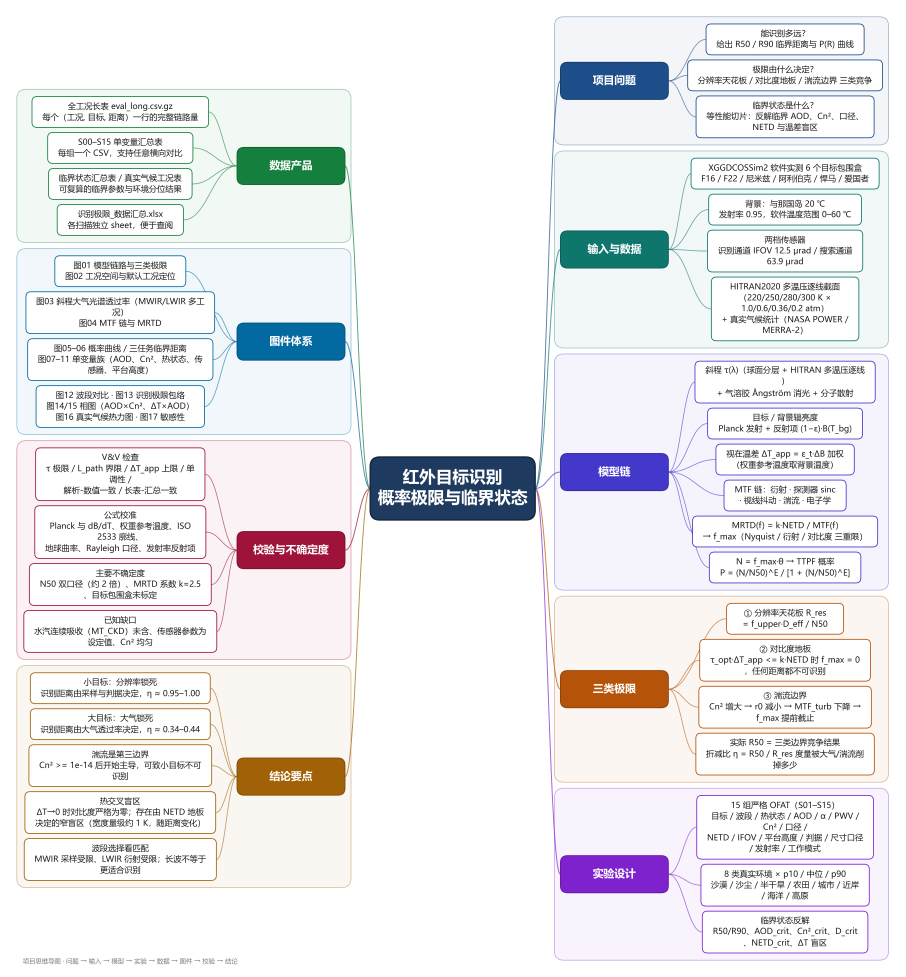
#> input picture works/infrared-limit-v30/02_图表/图00_项目思维导图.png, 4527 x 4885 px, found by its file name (shown at 1/5 size); its folder holds 5 pictures in this run
$ python _qa_final.py
#> lines starting #> are read from the running program, lines starting #| are printed output that depends on the picture
# -*- coding: utf-8 -*-
"""图件与数据最终 QA：文件齐全/有效/非空白、数据-图来源核对。"""
import os
import sys

ROOT = os.path.dirname(os.path.dirname(os.path.dirname(os.path.abspath(__file__))))
FIG = os.path.join(ROOT, "02_图表")
DATA = os.path.join(ROOT, "03_数据")

import numpy as np
import pandas as pd
from PIL import Image

EXPECTED = [
    "图00_项目思维导图.png",
    "图01_模型链路与三类极限.png",
    "图02_工况空间与默认工况定位.png",
    "图03_斜程大气光谱透过率.png",
    "图04_MTF链与MRTD.png",
    "图05_基线任务概率曲线.png",
    "图06_三任务临界距离对比.png",
    "图07_单变量_气溶胶AOD.png",
    "图08_单变量_湍流Cn2.png",
    "图09_单变量_目标热状态与发射率.png",
    "图10_单变量_传感器参数.png",
    "图11_单变量_平台高度.png",
    "图12_波段对比.png",
    "图13_识别极限包络.png",
    "图14_相图_AODxCn2.png",
    "图15_相图_温差xAOD.png",
    "图16_真实气候工况热力图.png",
    "图17_敏感性弹性排序.png",
]

print("== 1) 图件齐全性与有效性 ==")
ok = True
for name in EXPECTED:
    p = os.path.join(FIG, name)
    if not os.path.exists(p):
        print(f"  [缺失] {name}")
        ok = False
        continue
    try:
        im = Image.open(p)
#> im is the input picture: PIL image 4527x4885 RGBA; mean R, G, B, A 234.3, 234, 236.3, 255
        arr = np.asarray(im.convert("L"), dtype=float)
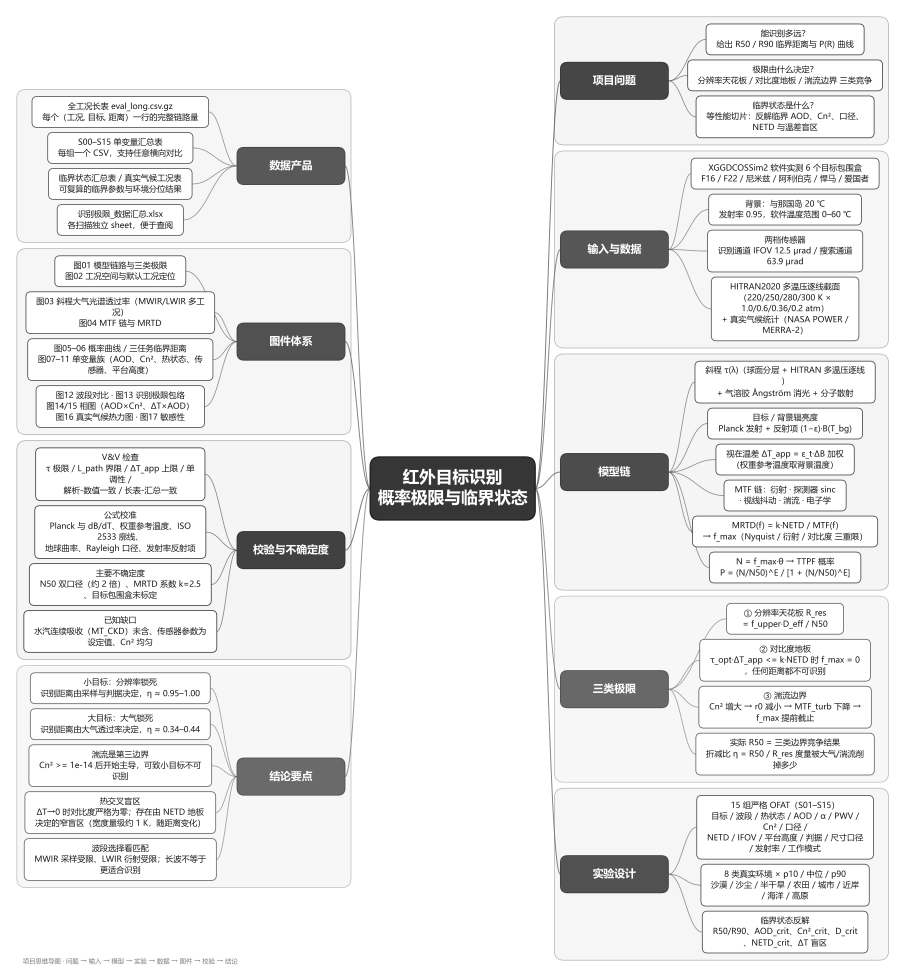
#> arr: shape (4885, 4527) float64 (shown at 1/5 size); min 26, max 255, mean 234.5
        std = float(arr.std())
#> std = 52.68
        dpi = im.info.get("dpi", ("?", "?"))
#> dpi = (300, 300)
        flag = "OK" if std > 3.0 and min(im.size) > 500 else "可疑(可能空白)"
#> flag = 'OK'
        if flag != "OK":
            ok = False
        print(f"  {flag:6s} {name:38s} {im.size[0]}x{im.size[1]} dpi={dpi} 灰度std={std:.1f}")
#|   OK     图00_项目思维导图.png                         4527x4885 dpi=(299.9994, 299.9994) 灰度std=52.7
    except Exception as exc:  # noqa: BLE001
        print(f"  [无法打开] {name}: {exc}")
        ok = False
#> pass 2 of the loop `for name in EXPECTED:`:
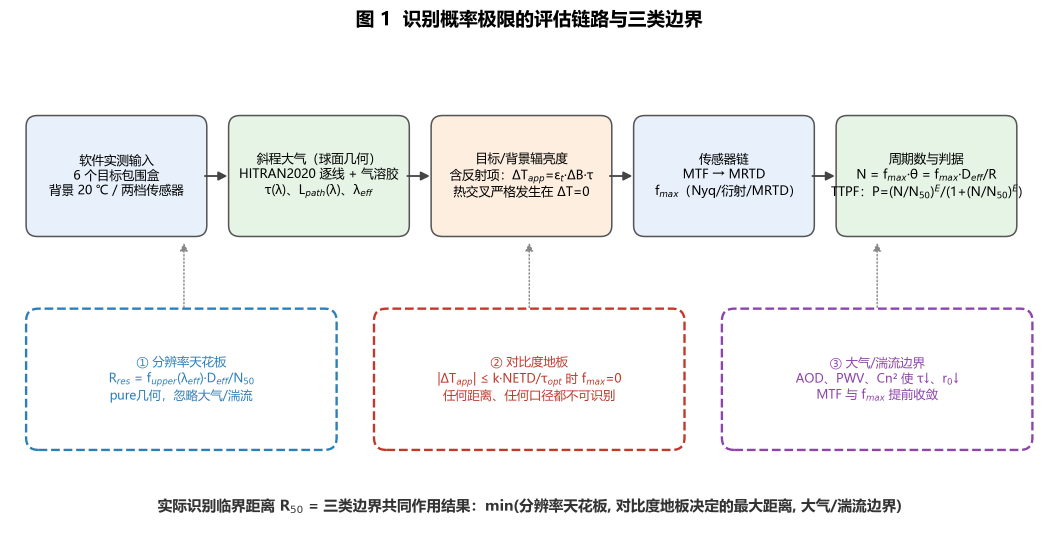
#> input picture works/infrared-limit-v30/02_图表/图01_模型链路与三类极限.png, 3175 x 1671 px, found by its file name (shown at 1/3 size)
#> im is the input picture: PIL image 3175x1671 RGBA; mean R, G, B, A 243.1, 243.6, 243.5, 255
#> `arr = np.asarray(im.convert("L"), dtype=float)`:
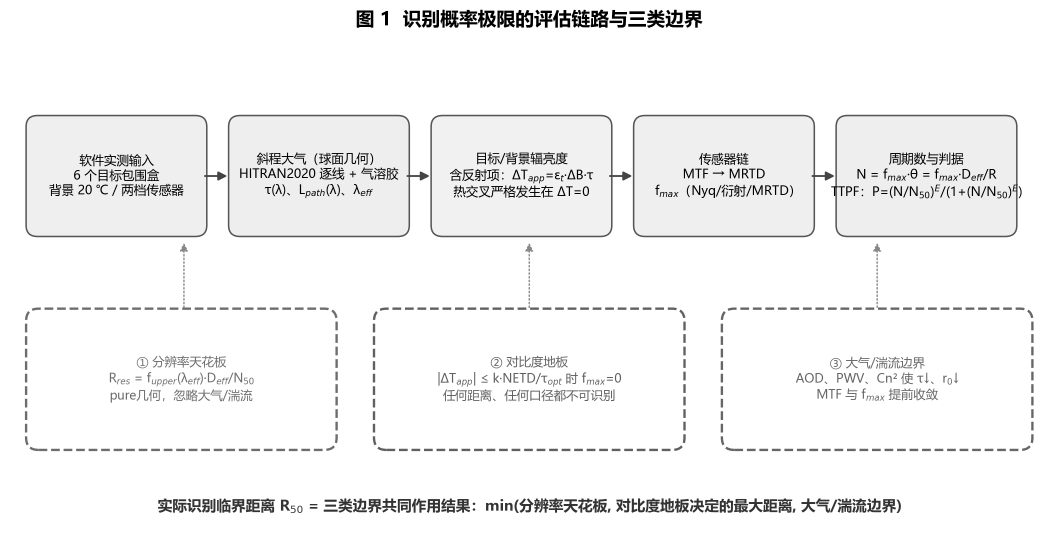
#> arr: shape (1671, 3175) float64 (shown at 1/3 size); min 0, max 255, mean 243.4
#> std = 40.19
#|   OK     图01_模型链路与三类极限.png                      3175x1671 dpi=(299.9994, 299.9994) 灰度std=40.2

print("\n== 2) 多余/旧编号文件检查 ==")
names = sorted(os.listdir(FIG))
#> names = ['图00_项目思维导图.png', '图00_项目思维导图_横版.png', '图01_模型链路与三类极限.png', '图02_工况空间与默认工况定位.png', '图03_斜程大气光谱透过率.png']
stale = [n for n in names if n.startswith("图") and n.endswith(".png")
         and n not in EXPECTED and not n.startswith("图00_项目思维导图_横版")]
#> stale = []
print("  图件目录全部文件:", names)
#|   图件目录全部文件: ['图00_项目思维导图.png', '图00_项目思维导图_横版.png', '图01_模型链路与三类极限.png', '图02_工况空间与默认工况定位.png', '图03_斜程大气光谱透过率.png']
print("  非规范图件文件:", [n for n in names if n not in EXPECTED and not n.endswith(".csv")])
#|   非规范图件文件: ['图00_项目思维导图_横版.png']
print("  旧编号残留:", stale if stale else "无")
#|   旧编号残留: 无

print("\n== 3) 数据文件与行数 ==")
checks = [
    ("全工况长表/eval_long.csv.gz", 64800),
    ("单变量对比/S00_全扫描指标汇总.csv", 540),
    ("单变量对比/S01_目标类型.csv", 6),
    ("真实气候工况/环境工况_识别临界距离.csv", 144),
    ("临界状态/临界状态汇总.csv", 6),
    ("波段对比/波段对比_R50.csv", 228),
    ("相图/相图_AODxCn2.csv", 1050),
    ("相图/相图_dT_AOD.csv", 546),
]
for rel, expect in checks:
    p = os.path.join(DATA, rel)
    if not os.path.exists(p):
        print(f"  [缺失] {rel}")
        ok = False
        continue
    if rel.endswith(".gz"):
        df = pd.read_csv(p, encoding="utf-8-sig", usecols=[0, 1])
    else:
        df = pd.read_csv(p, encoding="utf-8-sig")
    flag = "OK" if len(df) == expect else f"行数异常(期望{expect})"
    if flag != "OK":
        ok = False
    print(f"  {flag:10s} {rel:42s} {len(df):6d} 行")
xlsx = os.path.join(DATA, "识别极限_数据汇总.xlsx")
if os.path.exists(xlsx):
    xl = pd.ExcelFile(xlsx)
    print(f"  OK        识别极限_数据汇总.xlsx                        {len(xl.sheet_names)} sheets")
else:
    print("  [缺失] XLSX")
    ok = False

print("\n== 4) 图-数据来源核对（抽样） ==")
#> (the run stopped early here; a loop or call above may not have finished)
